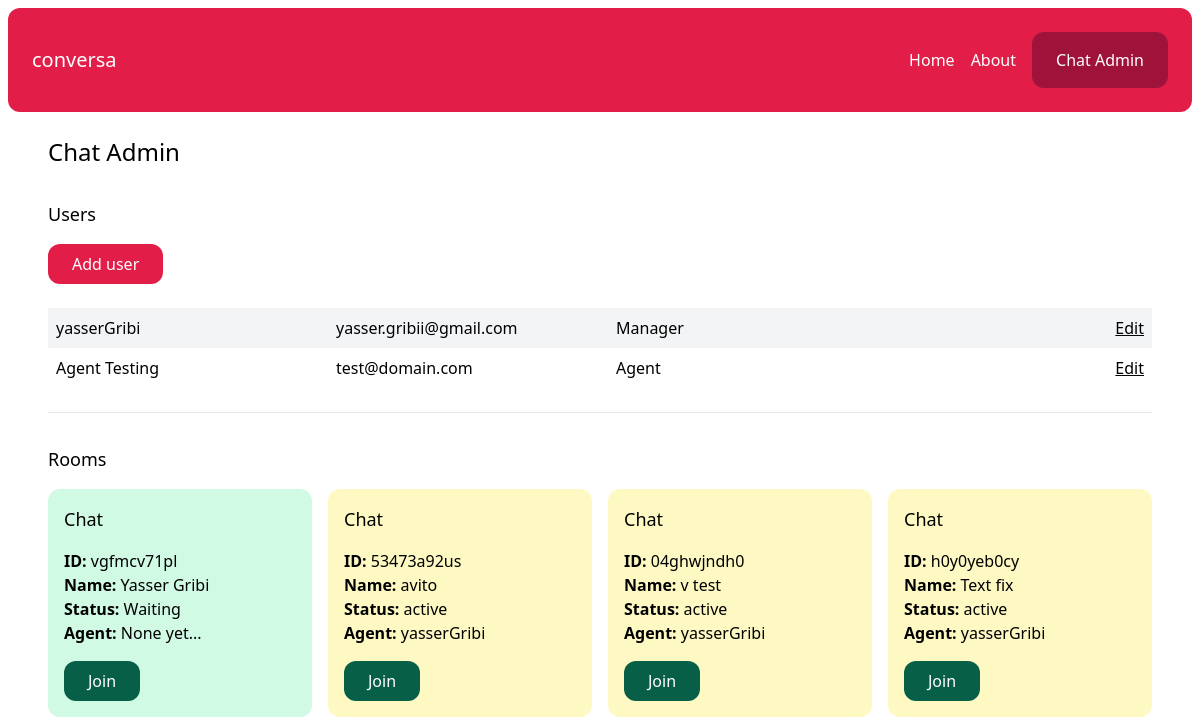
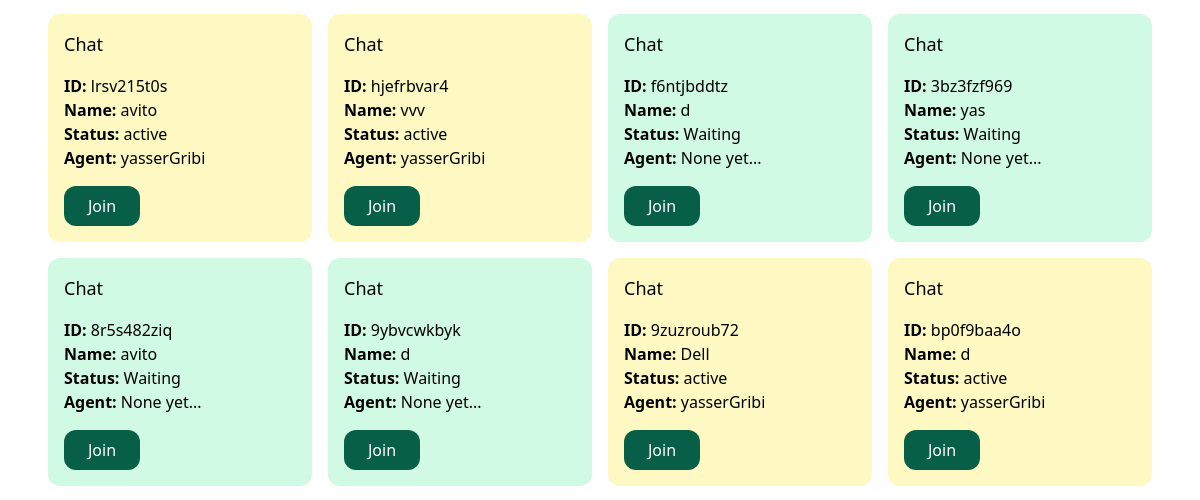
Before: /chat-admin/ (signed in, upper part) with the older database file (2 pictures, top to bottom).
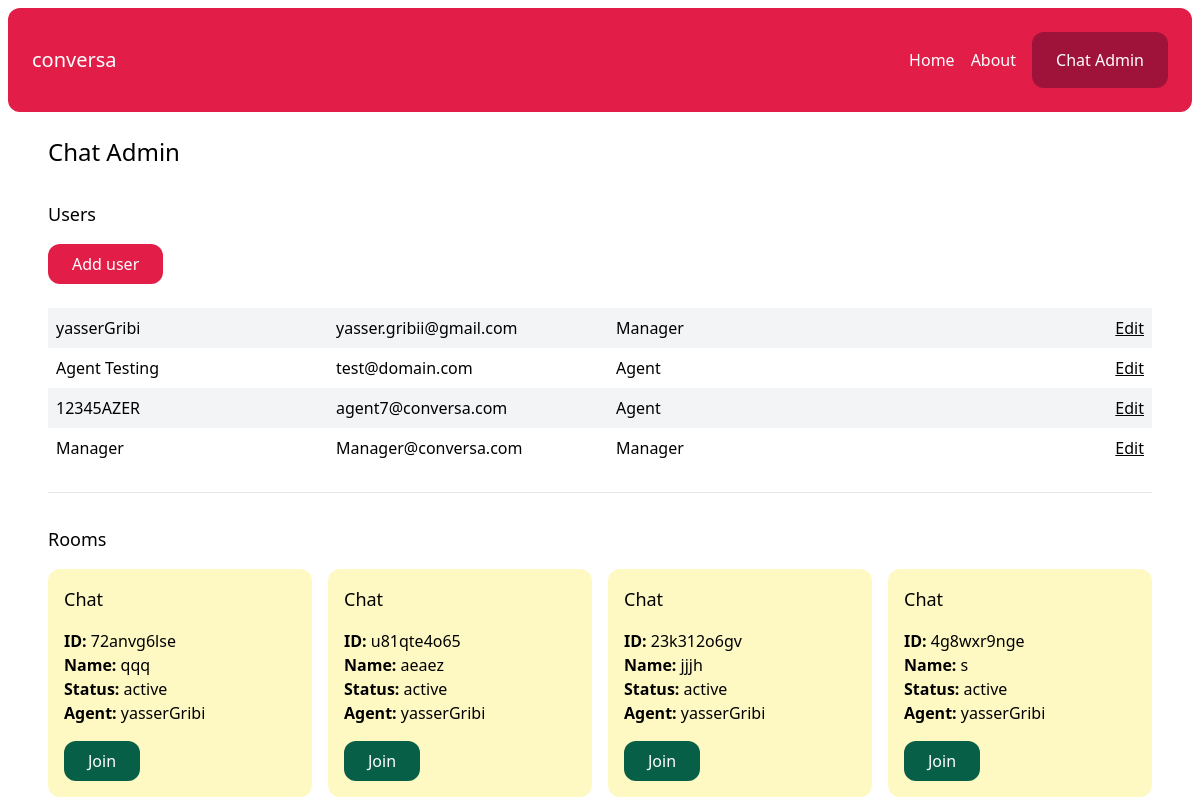
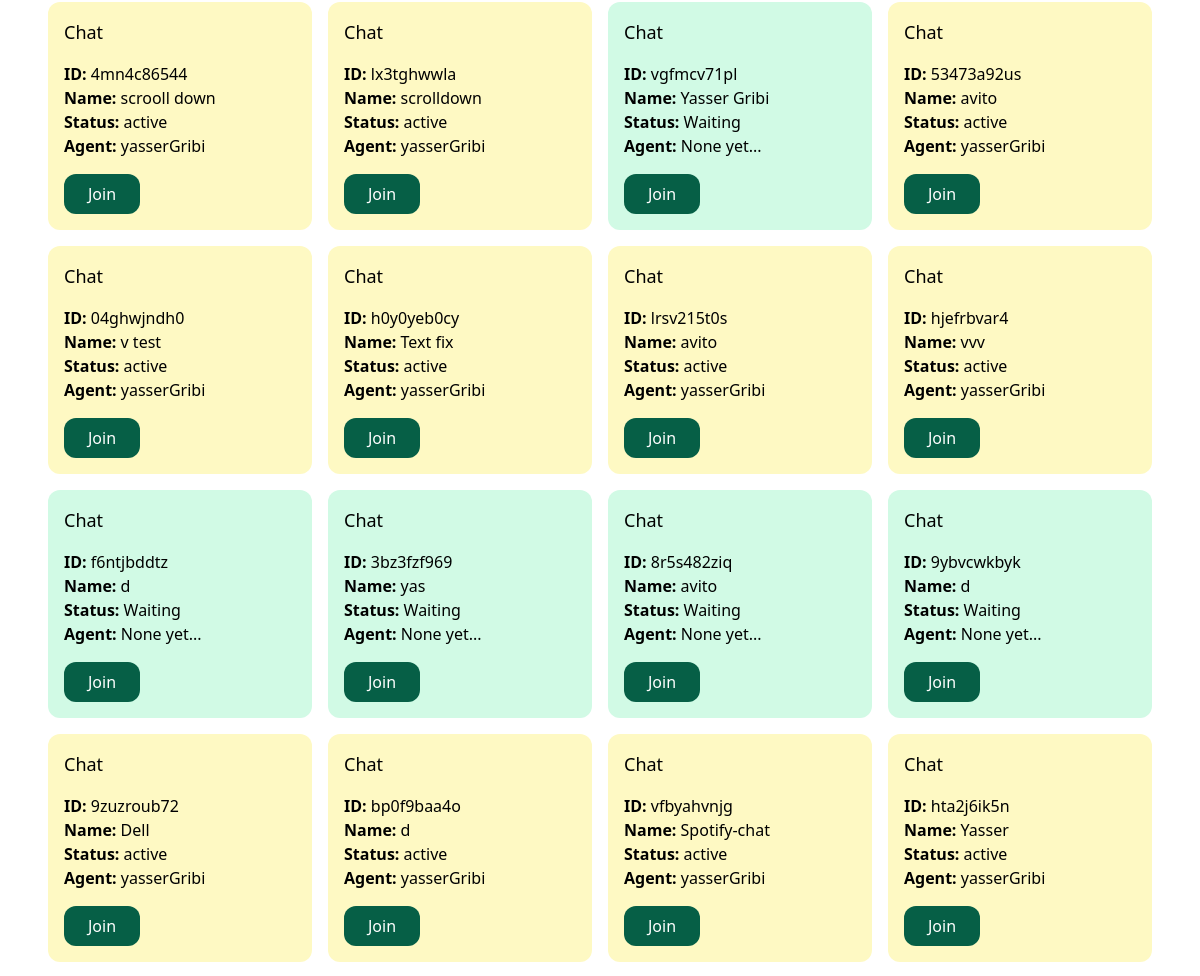
After: the same page with the newer database file (2 pictures, top to bottom).
### account/models.py (models this page shows)
class User(AbstractBaseUser, PermissionsMixin):
    AGENT = 'agent'
    MANAGER = 'manager'
    ROLES_CHOICES = (
        (AGENT, 'Agent'),
        (MANAGER, 'Manager'),
    )
    id = models.UUIDField(primary_key=True, default=uuid.uuid4, editable=False)
    email = models.EmailField(unique=True)
    name = models.CharField(max_length=255, blank=True, default='')
    role = models.CharField(max_length=20, choices=ROLES_CHOICES, default=AGENT)
    is_active = models.BooleanField(default=True)
    is_superuser = models.BooleanField(default=False)
    is_staff = models.BooleanField(default=False)
    date_joined = models.DateTimeField(default=timezone.now)
    last_login = models.DateTimeField(blank=True, null=True)
    objects = CustomUserManager()
    USERNAME_FIELD = 'email'
    EMAIL_FIELD = 'email'
    REQUIRED_FIELDS = ['name']

### chat/models.py (models this page shows, shortened)
class Room(models.Model):
    WAITING = 'waiting'
    ACTIVE = 'active'
    CLOSED = 'closed'
    CHOICES_STATUS = (
        (WAITING, 'Waiting'),
        (ACTIVE, 'active'),
        (CLOSED, 'closed'),
    )
    uuid = models.CharField(max_length=255)
    client = models.CharField(max_length=255)
    agent = models.ForeignKey(User, related_name='rooms', blank=True, null = True, on_delete= models.SET_NULL)
    messages = models.ManyToManyField(Message, blank=True)
    url = models.CharField(max_length=255, blank=True, null = True)
    status = models.CharField(max_length=20, choices=CHOICES_STATUS, default = WAITING )
    created_at = models.DateTimeField(auto_now_add=True)
    class Meta:
        ordering = ('-created_at',)

### chat/views.py (the view)
# urls.py: path('chat-admin/', views.admin, name="admin"),
@login_required
def admin(request):
    rooms = Room.objects.all()
    users = User.objects.filter(is_staff=True)
    return render(request, 'chat/admin.html',{
        "rooms": rooms,
        "users": users,
    })

### chat/templates/chat/admin.html
{% extends 'core/base.html' %}
{% block content %}
    <h1 class="text-2xl" >Chat Admin </h1>
    {% if perms.user.add_user %}
        <div class="mt-8" >
            <h2 class="mb-4 text-lg">Users</h2>
            <a href="{% url 'chat:add_user' %}" class="inline-block py-2 px-6 bg-rose-600 text-white rounded-xl">Add user</a>
            <div class="mt-6">
                {% for user in users %}
                    <div class="grid grid-cols-4 gap-4 py-2 {% cycle 'bg-gray-100' '' %}">
                        <p class="px-2"> {{ user.name }} </p>
                        <p class="px-2"> {{ user.email }} </p>
                        <p class="px-2"> {{ user.get_role_display }} </p>
                        <p class="px-2 text-right">
                            <a href="#" class="underline">Edit</a>
                        </p>
                    </div>
                {% endfor %}
            </div>
        </div>
    {% endif %}
    <hr class="my-6">
    <div class="mt-8">
        <h2 class="mb-4 text-lg">Rooms</h2>
       {% include 'chat/partials/room_list.html' %}
        </div>
    </div>
{% endblock %}

### core/templates/core/base.html (shortened to what this page needs)
{% load static %}
<!DOCTYPE html>
<html>
    <head>
        <link rel="stylesheet" type="text/css" href="{% static 'css/main.min.css' %}">
    </head>
    <body>
        <div class="p-2">
            <nav class="p-6 bg-rose-600 text-white flex justify-between items-center rounded-xl">
                <a href="{% url 'core:index' %}" class="text-xl">conversa</a>
                <div class="flex items-center space-x-4">
                    <a href="{% url 'core:index' %}">Home</a>
                    <a href="{% url 'core:about' %}">About</a>
                    {% if request.user.is_authenticated %}
                        <a href="{% url 'chat:admin' %}" class="inline-block py-4 px-6 bg-rose-800 text-white rounded-xl">Chat Admin</a>
                    {% endif %}
                </div>
            </nav>
            <main class="max-w-6xl mx-auto p-6">
                {% block content %}
                {% endblock %}
            </main>
        </div>
    </body>
</html>

### chat/templates/chat/partials/room_list.html
<div class="grid grid-cols-4 gap-4">
    {% for room in rooms %}
        <div class="p-4 rounded-xl {% if room.status == 'waiting' %} bg-emerald-100{% elif room.status == 'active' %} bg-yellow-100 {% else %} bg-gray-100 {% endif %}">
            <h3 class="mb-4 text-lg">Chat</h3>
            <p>
                <b>ID:</b> {{ room.uuid }}<br>
                <b>Name:</b> {{ room.client }}<br>
                <b>Status:</b> {{ room.get_status_display }}<br>
                <b>Agent:</b> {% firstof room.agent.name 'None yet...' %}<br>
            </p>
            <a href="{% url 'chat:room' room.uuid %}" class="mt-4 inline-block py-2 px-6 bg-emerald-800 text-white rounded-xl">Join</a>
        </div>
    {% endfor %}

Changed rows visible on the page:
added User: name "12345AZER", email "agent7@conversa.com", role "Agent"
added User: name "Manager", email "Manager@conversa.com", role "Manager"
added Room: uuid "72anvg6lse", client "qqq", status "active", agent.name "yasserGribi"
added Room: uuid "u81qte4o65", client "aeaez", status "active", agent.name "yasserGribi"
added Room: uuid "23k312o6gv", client "jjjh", status "active", agent.name "yasserGribi"
added Room: uuid "4g8wxr9nge", client "s", status "active", agent.name "yasserGribi"
added Room: uuid "4mn4c86544", client "scrooll down", status "active", agent.name "yasserGribi"
added Room: uuid "lx3tghwwla", client "scrolldown", status "active", agent.name "yasserGribi"
now on this page (row unchanged): Room: uuid "vfbyahvnjg", client "Spotify-chat", status "active", agent.name "yasserGribi"
now on this page (row unchanged): Room: uuid "hta2j6ik5n", client "Yasser", status "active", agent.name "yasserGribi"
